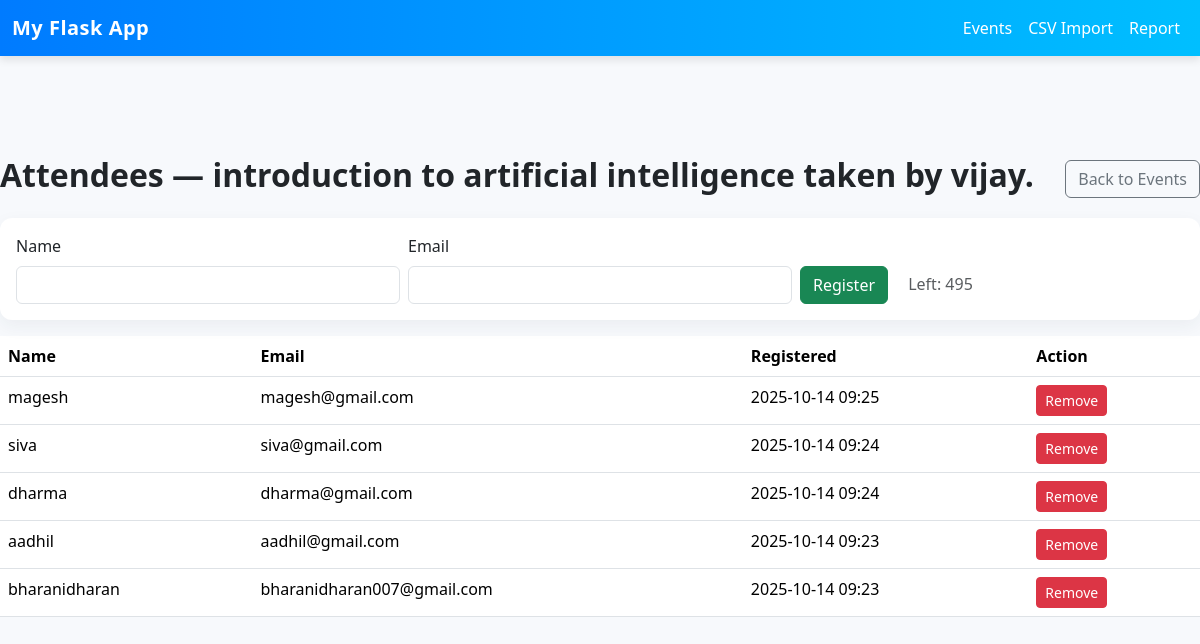
The app's page /events/1/attendees with its own data.
### app.py (models this page shows)
class Event(db.Model):
    id = db.Column(db.Integer, primary_key=True)
    title = db.Column(db.String(200), nullable=False)
    description = db.Column(db.Text, nullable=True)
    date = db.Column(db.Date, nullable=False)
    location = db.Column(db.String(200), nullable=True)
    capacity = db.Column(db.Integer, nullable=False, default=0)
    tickets_sold = db.Column(db.Integer, nullable=False, default=0)
    attendees = db.relationship('Attendee', backref='event', cascade="all, delete-orphan")
    def tickets_left(self):
        return max(0, self.capacity - (self.tickets_sold or 0))

class Attendee(db.Model):
    id = db.Column(db.Integer, primary_key=True)
    name = db.Column(db.String(150), nullable=False)
    email = db.Column(db.String(200), nullable=True)
    event_id = db.Column(db.Integer, db.ForeignKey('event.id'), nullable=False)
    registered_at = db.Column(db.DateTime, default=datetime.utcnow)

### app.py (the view, shortened to what this page needs)
@app.route('/events/<int:event_id>/attendees', methods=['GET', 'POST'])
def manage_attendees(event_id):
    event = Event.query.get_or_404(event_id)
    attendees = Attendee.query.filter_by(event_id=event_id).order_by(Attendee.registered_at.desc()).all()
    return render_template('attendees.html', event=event, attendees=attendees)

### templates/attendees.html
{% extends "base.html" %}
{% block content %}
<div class="d-flex justify-content-between align-items-center mb-3">
  <h2>Attendees — {{ event.title }}</h2>
  <a class="btn btn-outline-secondary" href="{{ url_for('list_events') }}">Back to Events</a>
</div>
<div class="card mb-3 p-3">
  <form method="post" class="row g-2 align-items-end">
    <div class="col-md-4">
      <label class="form-label">Name</label>
      <input name="name" class="form-control" required>
    </div>
    <div class="col-md-4">
      <label class="form-label">Email</label>
      <input name="email" type="email" class="form-control">
    </div>
    <div class="col-md-4">
      <button class="btn btn-success">Register</button>
      <span class="ms-3 text-muted">Left: {{ event.tickets_left() }}</span>
    </div>
  </form>
</div>
{% if attendees %}
<table class="table modern-table">
  <thead>
    <tr><th>Name</th><th>Email</th><th>Registered</th><th>Action</th></tr>
  </thead>
  <tbody>
    {% for a in attendees %}
    <tr>
      <td>{{ a.name }}</td>
      <td>{{ a.email }}</td>
      <td>{{ a.registered_at.strftime('%Y-%m-%d %H:%M') }}</td>
      <td>
        <form method="post" action="{{ url_for('delete_attendee', att_id=a.id) }}" onsubmit="return confirm('Remove attendee?');">
          <button class="btn btn-sm btn-danger">Remove</button>
        </form>
      </td>
    </tr>
    {% endfor %}
  </tbody>
</table>
{% else %}
  <div class="text-muted">No attendees yet.</div>
{% endif %}
{% endblock %}

### templates/base.html (shortened to what this page needs)
<!doctype html>
<html lang="en">
<head>
  <link href="https://cdn.jsdelivr.net/npm/bootstrap@5.3.2/dist/css/bootstrap.min.css" rel="stylesheet">
  <link rel="stylesheet" href="{{ url_for('static', filename='style.css') }}">
</head>
<body>
  <nav class="navbar navbar-expand-lg">
    <div class="container">
      <a class="navbar-brand" href="{{ url_for('list_events') }}">My Flask App</a>
      <div class="collapse navbar-collapse justify-content-end" id="navbarNav">
        <ul class="navbar-nav ms-auto">
        <li class="nav-item"><a class="nav-link" href="{{ url_for('list_events') }}">Events</a></li>
        <li class="nav-item"><a class="nav-link" href="{{ url_for('upload_csv') }}">CSV Import</a></li>
        <li class="nav-item"><a class="nav-link" href="{{ url_for('report') }}">Report</a></li>
      </ul>
      </div>
    </div>
  </nav>
<div class="container1">
  {% block content %}{% endblock %}
</div>
</body>
</html>

### static/style.css (style rules this page uses)
body { background: #f7f9fc; }
.modern-table tbody tr { background: #ffffff; border-radius: 8px; }
.container { max-width: 1200px; }
.container1 { max-width: 1200px; padding-top: 100px; margin-left: auto; margin-right: auto; }
.card { border: none; box-shadow: 0 6px 18px rgba(31,45,61,0.06); border-radius: 12px; }
.navbar-brand { font-weight: 700; letter-spacing: 0.3px; }
h2 { font-weight: 600; }

### templates/base.html (style rules this page uses)
.navbar { background: linear-gradient(90deg, #007bff, #00bfff); box-shadow: 0 4px 8px rgba(0, 0, 0, 0.1); }
.navbar-brand { font-weight: 700; color: white !important; letter-spacing: 0.5px; }
.nav-link { color: white !important; font-weight: 500; }

### records on screen
Event: title "introduction to artificial intelligence taken by vijay.", tickets_left "495"
Attendee: name "magesh", email "magesh@gmail.com", registered_at "2025-10-14 09:25"
Attendee: name "siva", email "siva@gmail.com", registered_at "2025-10-14 09:24"
Attendee: name "dharma", email "dharma@gmail.com", registered_at "2025-10-14 09:24"
Attendee: name "aadhil", email "aadhil@gmail.com", registered_at "2025-10-14 09:23"
Attendee: name "bharanidharan", email "bharanidharan007@gmail.com", registered_at "2025-10-14 09:23"
